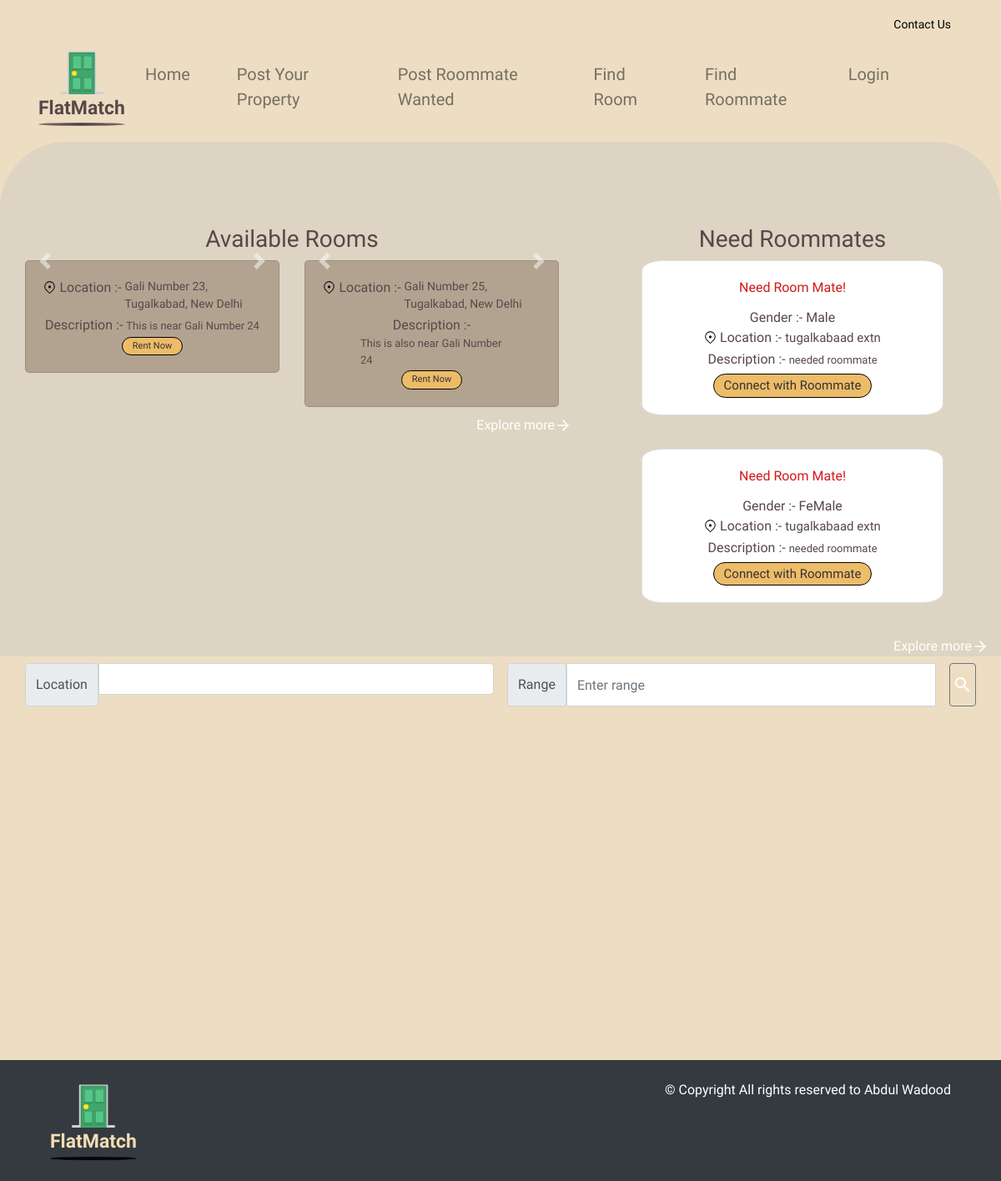
The page / on the database its author committed.
### tables this page shows
CREATE TABLE Room (
                 id INTEGER PRIMARY KEY,
                 address TEXT,
                 description TEXT,
                 latitude REAL,
                 longitude REAL,
                images TEXT
                 );

CREATE TABLE Roommate (
                id INTEGER PRIMARY KEY,
                address TEXT,   
                gender TEXT,
                description TEXT,
                contact TEXT,
                latitude REAL,
                longitude REAL
                 );

### app.py (the view)
@app.route('/')
def index():
    conn = sqlite3.connect('dummy.db')
    c = conn.cursor()
    c.execute("SELECT * FROM Room")
    rooms = c.fetchall()
    print("rooms data= ",rooms)
    room_data = []
    for room in rooms:
        images = room[5].split(', ') if room[5] else []
        room_data.append({'room': room, 'images': images})
    c.execute("SELECT id,address,gender,description FROM Roommate")
    roommates = c.fetchall()
    print("roommates data= ",roommates)
    conn.close()
    if 'username' in session:
            username = session['username']
            print("username=",username)
            return render_template('index.html', room_data=room_data, roommates=roommates, username=username)
    else:
        return render_template('index.html', room_data=room_data, roommates=roommates)

### templates/index.html (shortened to what this page needs)
{% extends "base.html" %}
{% block content %}
<div class="custom-div">
    <div class="row">
        <div class="col-md-7" style="margin-top: 100px;">
          <h3 class="text-center">Available Rooms</h3>
          <div class="row">
                {% for data in room_data %}
                <div class="col-md-6" style="margin-bottom: 10px;">
                    <div class="card" style="text-align: center; border-radius: 5px; background-color: var(--color-darkgray);">
                        <div id="demo{{ data['room'][0] }}" class="carousel slide" data-ride="carousel">
                            <a class="carousel-control-prev" href="#demo{{ data['room'][0] }}" data-slide="prev">
                                <span class="carousel-control-prev-icon"></span>
                            </a>
                            <a class="carousel-control-next" href="#demo{{ data['room'][0] }}" data-slide="next">
                                <span class="carousel-control-next-icon"></span>
                            </a>
                        </div>
                        <div class="card-body">
                            <div style="display: block;">
                                <img src="/static/location.svg" style="vertical-align: top; margin-top: 4px; width: 15px;" alt="">
                                <p class="card-text" style="display: inline; vertical-align: top; font-family: var(--font-kodchasan);">Location :- </p>
                                <p class="card-text" style="display: inline-block; max-width: 62%; text-overflow: ellipsis; text-align: left; font-size: 14px; font-family: var(--font-kufam);">{{ data['room'][1] }}</p>
                            </div>
                            <div style="display: block; margin-top: 2px;">
                                <p class="card-text" style="display: inline; vertical-align: top; font-family: var(--font-kodchasan);">Description :- </p>
                                <p class="card-text" style="display: inline-block; max-width: 65%; text-overflow: ellipsis;text-align: left; font-size: 13px;">{{ data['room'][2] }}</p>
                            </div>
                            <a href="/room?id={{ data['room'][0] }}" class="btn btn-primary rounded-pill customised-btn" style="font-size: 11px;">Rent Now</a>
                        </div>
                    </div>
                </div>
                {% endfor %}
            </div>
            <a href="/room?id=all" style="color: white;text-align: right;display: flex;justify-content: right;">
                Explore more
                <img src="/static/arrow-right (1).svg" alt="" >
            </a>
        </div>
        <div class="col-md-5" style="margin-top: 100px;">
          <h3 class="text-center">Need Roommates</h3>
            <div class="row ">
              {% for roommate in roommates %}
              <div class="col-md-10" style="margin-bottom: 2.5rem;">
                  <div class="card" style="border-radius: 7%;">
                      <div class="card-body customised-roommate-fonts-colors" style="text-align: center;">
                          <h7 class="card-title" >Need Room Mate!</h7>
                          <div style="display: block;">
                              <p class="card-text" style="display: inline; font-family: var(--font-kodchasan);">Gender :- </p>
                              <p class="card-text" id="gender" style="display: inline;">{{ roommate[2] }}</p>
                          </div>
                          <div style="display: block; ">
                              <img src="/static/location.svg" style="vertical-align: top; margin-top: 4px; width: 15px;" alt="">
                              <p class="card-text" style="display: inline; vertical-align: top; font-family: var(--font-kodchasan);">Location :- </p>
                              <p class="card-text" style="display: inline-block; max-width: 65%; text-overflow: ellipsis;text-align: left;font-size: 15px;">{{ roommate[1] }}</p>
                          </div>
                          <div style="display: block; margin-top: 2px;">
                              <p class="card-text" style="display: inline; vertical-align: top; font-family: var(--font-kodchasan);">Description :- </p>
                              <p class="card-text" style="display: inline-block; max-width: 65%; text-overflow: ellipsis;text-align: left; font-size: 13px;">{{ roommate[3] }}</p>
                          </div>
                          {% if roommate[4] %}
                          <div>
                              <p class="card-text" style="font-weight: 600; margin-top: 2px;">Contact Info: {{ roommate[4] }}</p>
                          </div>
                          {% else %}
                          <a href="/roommate?id={{ roommate[0] }}" style="margin-top: 5px;" class="btn btn-primary rounded-pill customised-btn">Connect with Roommate</a>
                          {% endif %}
                      </div>
                  </div>
              </div>
              {% endfor %}
            </div>
            <a href="/roommate?id=all" style="color: white;text-align: right;display: flex;justify-content: right;">
                Explore more
                <img src="/static/arrow-right (1).svg" alt="" >
            </a>
        </div>
    </div>
</div>
<div class="container mt-2" style="max-width: 100%;">
  <div class="row">
  <div class="col d-flex justify-content-center">
    <div class="input-group mb-3 mr-3" id='searchBoxContainer' >
        <label class="input-group-text" for="location" id="location">Location</label>
          <input class="form-control" type='text'  id='searchBox' />
    </div>
    <div class="input-group mb-3 ms-3">
        <label class="input-group-text" for="range" id="range">Range</label>
        <input type="text" class="form-control mr-3" id="rangeinput" style="box-sizing: content-box;background-color: rgb(255, 255, 255);"placeholder="Enter range">
        <button class="btn btn-outline-secondary" type="button" onclick="getLocation()" style="padding: 3px;">
          <img src="/static/search_white_24dp.svg" alt="">
         </button>
    </div>
    </div>
  </div>
    <div class="row">
    <div class="col mb-2 " >
      <div id="map" ></div>
    </div>
  </div>
</div>
<footer class="bg-dark text-white py-4">
  <div class="container">
    <div class="row">
      <div class="col-md-6">
        <a class="navbar-brand" href="/">
          <div class="logo-container">
              <img src="/static/door.svg" alt="error" width="50%">
              <span class="logo-text" style="color: wheat;">FlatMatch</span>
              <div class="frame-child" style="background: radial-gradient(50% 50% at 50% 50%, #0a0a0a, #000000);"></div>
          </div>
      </a>
      </div>
      <div class="col-md-6 text-md-right">
        <p class="mb-0">&copy; Copyright  All rights reserved to Abdul Wadood</p>
      </div>
    </div>
  </div>
</footer>
{% endblock %}

### templates/base.html (shortened to what this page needs)
<!DOCTYPE html>
<html lang="en">
<head>
    <link rel="stylesheet" href="https://stackpath.bootstrapcdn.com/bootstrap/4.5.2/css/bootstrap.min.css">
    <link rel="stylesheet" href="{{ url_for('static', filename='style.css') }}">
</head>
<body>
    <a href="/contact" class="contact-link">Contact Us</a>
    <nav class="nav navbar navbar-expand-lg navbar-light ">
        <a class="navbar-brand" href="/">
            <div class="logo-container">
                <img src="/static/door.svg" alt="error" width="50%">
                <span class="logo-text">FlatMatch</span>
                <div class="frame-child"></div>
            </div>
        </a>
        <div class="collapse navbar-collapse" id="navbarNav">
            <ul class="navbar-nav ml-auto">
                <li class="nav-item">
                    <a class="nav-link" href="/">Home</a>
                </li>
                <li class="nav-item">
                    <a class="nav-link" href="/register?type=room">Post Your Property</a>
                </li>
                <li class="nav-item">
                    <a class="nav-link" href="/register_roommate">Post Roommate Wanted</a>
                </li>
                <li class="nav-item">
                    <a class="nav-link" href="/room?id=all">Find Room</a>
                </li>
                <li class="nav-item">
                    <a class="nav-link" href="/roommate?id=all">Find Roommate</a>
                </li>
                {% if 'username' in session %}
                <li class="nav-item">
                    <a class="nav-link" href="/logout">Logout {{username}}</a>
                </li>
                {% else %}
                <li class="nav-item">
                    <a class="nav-link" href="/login" >Login</a>
                </li>
                {% endif %}
            </ul>
        </div>
    </nav>
        {% block content %}
        {% endblock %}
</body>
</html>

### static/style.css (style rules this page uses)
body { font-family: Arial, sans-serif; margin: 0; padding: 0; font-size: var(--font-size-lgi); color: var(--color-dimgray); font-family: var(--font-marko-one); background-color: rgba(228, 205, 165, 0.66); }
:root { --font-marko-one: "Marko One"; --font-kufam: Kufam; --font-kodchasan: Kodchasan; --font-kantumruy: Kantumruy; --font-kadwa: Kadwa; --font-marcellus-sc: "Marcellus SC"; --color-white: #fff; --color-sandybrown: #edbc69; --color-dimgray: #584848; --color-red: #ff1010; --color-gray: rgba(255, 253, 253, 0); --color-darkgray: #b2a390; --color-gainsboro: #d9d9d9; }
.logo-container { position: relative; display: inline-block; text-align: center; }
.logo-container img { display: block; margin: 0 auto; width: 50%; }
.logo-text { display: block; text-align: center; font-weight: bold; margin-top: 0px; font-family: var(--font-kadwa); font-size: 23px; color: var(--color-dimgray); }
.flatmatch1, .frame-child { position: absolute; }
.frame-child { border-radius: 50%; background: radial-gradient(50% 50% at 50% 50%, #3e3737, #866e6e); width: -webkit-fill-available; height: 4px; }
.contact-link { position: absolute; top: 19px; right: 5%; color: black; text-decoration: none; font-family: var(--font-marcellus-sc); font-size: 14px; }
nav { font-weight: 500; background-color: #333; color: #fff; padding: 10px; margin-top: 33px; background-color: transparent; width: 95%; margin-left: auto; margin-right: auto; display: flex; justify-content: center; }
.navbar-nav { margin-right: 40px; font-size: 20px; font-family: var(--font-kantumruy); }
.nav-item { margin-right: 40px; }
.custom-div { background-color: #ded4c3; border-top-left-radius: 80px; border-top-right-radius: 80px; height: auto; width: 100%; margin-top: 10px; }
.row { justify-content: center; margin-right: 0px; margin-left: 0px; }
.card { flex-wrap: wrap; align-items: normal; }
.card-title { display: flex; justify-content: center; }
.card-text:last-child { justify-content: center; display: flex; }
.customised-btn { border-radius: 80%; text-align: center; font-family: var(--font-marko-one); background-color: var(--color-sandybrown); padding: 2px 0.75rem; font-size: 15px; color: #333; border-color: #000000; }
.customised-roommate-fonts-colors>h7 { color: #d31818; font-family: var(--font-kufam); }
.customised-roommate-fonts-colors div p { color: var(--color-dimgray); font-family: var(--font-kufam); }
#map { width: 100%; height: 400px; }

### rows shown on the page
Room: address "Gali Number 23, Tugalkabad, New Delhi", description "This is near Gali Number 24"
Room: address "Gali Number 25, Tugalkabad, New Delhi", description "This is also near Gali Number 24"
Roommate: gender "Male", address "tugalkabaad extn", description "needed roommate"
Roommate: gender "FeMale", address "tugalkabaad extn", description "needed roommate"
